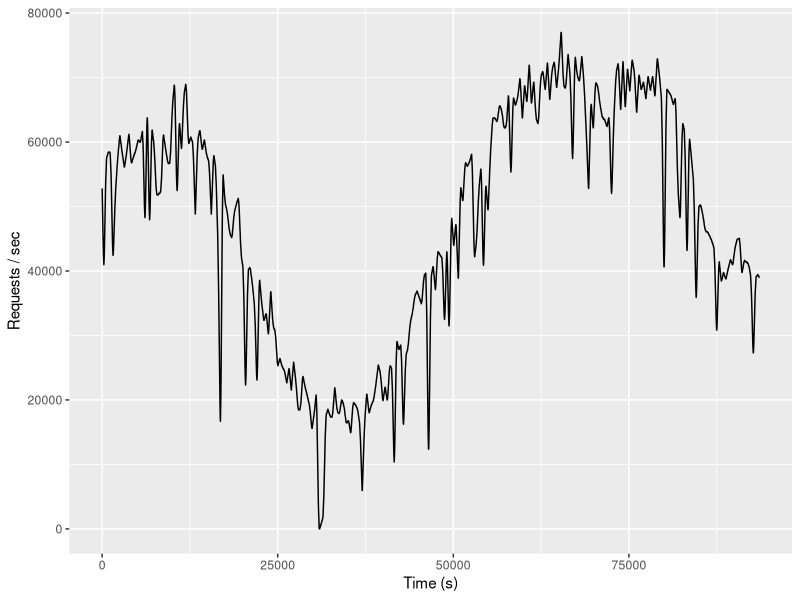

Recreate this plot in R.
#!/usr/bin/env Rscript

library(ggplot2)

data <- read.csv(file="24hr-facebook-trace.csv", header=FALSE)
colnames(data) <- c("Time", "QPS")
pdf("24hr-facebook-trace.pdf", height=2, width=8)
ggplot(data, aes(x=Time, y=QPS)) +
	geom_line() +
	xlab("Time (s)") + 
	ylab("Requests / sec")
.junk <- dev.off()
